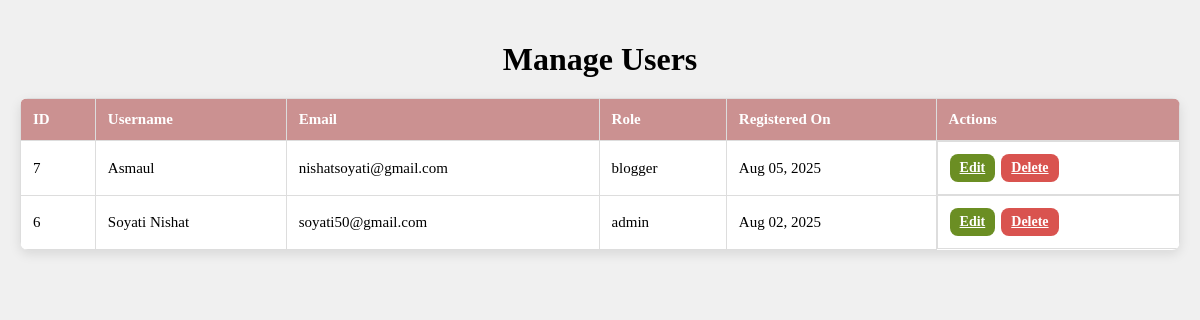
/admin/manage-users.php (signed in), run on the app's committed database.
### tables this page shows
CREATE TABLE `users` (
  `id` int(11) NOT NULL,
  `fullname` varchar(100) DEFAULT NULL,
  `username` varchar(50) NOT NULL,
  `email` varchar(100) NOT NULL,
  `password` varchar(255) NOT NULL,
  `role` enum('admin','blogger','reader') DEFAULT 'reader',
  `bio` text DEFAULT NULL,
  `profile_image` varchar(255) DEFAULT NULL,
  `created_at` timestamp NOT NULL DEFAULT current_timestamp()
);

### admin/manage-users.php (the view, shortened to what this page needs)
<?php
include '../php/config.php';
$sqlUsers = "SELECT id, username, email, role, created_at FROM users ORDER BY created_at DESC";
$resultUsers = $conn->query($sqlUsers);
?>
<!DOCTYPE html>
<html lang="en">
<head>
</head>
<body>
<h1>Manage Users</h1>
<div class="table-container">
<?php if ($resultUsers->num_rows > 0): ?>
<table>
  <thead>
    <tr>
      <th>ID</th>
      <th>Username</th>
      <th>Email</th>
      <th>Role</th>
      <th>Registered On</th>
      <th>Actions</th>
    </tr>
  </thead>
  <tbody>
    <?php while ($user = $resultUsers->fetch_assoc()): ?>
    <tr>
      <td><?= htmlspecialchars($user['id']) ?></td>
      <td><?= htmlspecialchars($user['username']) ?></td>
      <td><?= htmlspecialchars($user['email']) ?></td>
      <td><?= htmlspecialchars($user['role']) ?></td>
      <td><?= date("M d, Y", strtotime($user['created_at'])) ?></td>
      <td class="actions">
        <a class="btn btn-edit" href="edit-user.php?id=<?= $user['id'] ?>">Edit</a>
        <a class="btn btn-delete" href="delete-user.php?id=<?= $user['id'] ?>" onclick="return confirm('Are you sure you want to delete this user?');">Delete</a>
      </td>
    </tr>
    <?php endwhile; ?>
  </tbody>
</table>
<?php else: ?>
<p style="text-align:center;">No users found.</p>
<?php endif; ?>
</div>
</body>
</html>

### admin/manage-users.php (style rules this page uses)
:root { --font-family: 'Merriweather', serif; --black: #000; --white: #f0f0f0; --gray: #ddd; --button-hover-bg: #cb9191; --radius: 8px; --transition: 0.3s ease; }
body { font-family: var(--font-family); margin: 0; padding: 20px; background: var(--white); color: var(--black); }
h1 { text-align: center; margin-bottom: 20px; }
.table-container { width: 100%; overflow-x: auto; background: #fff; border-radius: var(--radius); box-shadow: 0 4px 12px rgba(0,0,0,0.1); }
table { width: 100%; border-collapse: collapse; min-width: 600px; }
th, td { padding: 12px; border: 1px solid var(--gray); text-align: left; font-size: 15px; }
th { background: var(--button-hover-bg); color: #fff; }
.actions { display: flex; flex-wrap: wrap; gap: 6px; }
.btn { padding: 6px 10px; border: none; border-radius: var(--radius); cursor: pointer; font-weight: 600; font-size: 14px; transition: background-color var(--transition); }
.btn-edit { background-color: #6b8e23; color: white; }
.btn-delete { background-color: #d9534f; color: white; }

### data on the page
users: id "7", username "Asmaul", email "nishatsoyati@gmail.com", role "blogger", created_at "Aug 05, 2025"
users: id "6", username "Soyati Nishat", email "soyati50@gmail.com", role "admin", created_at "Aug 02, 2025"
